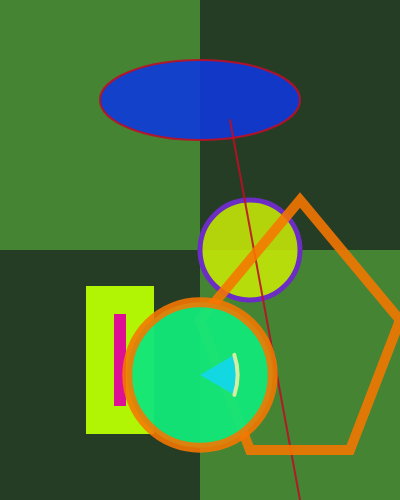
Frame 1 (no input)
Frame 60 (no input): identical to frame 1, image omitted
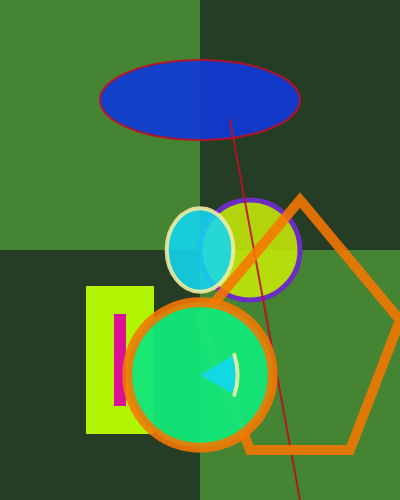
Frame 120 (the mouse pressed at the canvas centre since frame 60)

The p5.js sketch that drew these frames (run headless with seeded random() and noise() and a simulated clock; from frame 60 on, the mouse is pressed at the canvas centre):

// p5.js sketch
// ── sketch.js

let cricleSize = 125; // variable to store circle size

function setup() { // setup function, runs once
  createCanvas(400, 500);
  cricleSize = width/4; // set circle size to a quarter of canvas width

}

function draw() {
  // background(127);
  // background("rgba(0,0,0)"); for a color picker
  background("rgba(38, 61, 37, 1)"); // background color
  
  // creat checker background
  noStroke();
  fill("rgba(73, 143, 54, 0.88)");
  rect(0,0,width/2,height/2);
  
  rect(width/2,height/2,width,height);

  // stroke and fill change the color of drawn shapes
  fill("rgba(199, 233, 7, 0.88)"); // picking color for fill
  strokeWeight(5); // Storke weight by 5
  stroke("rgba(108, 45, 196, 1)"); // picking color for stoke

  // noStroke(); disable stroke
  // noFill(); disable fill

  // circle takes 3 parameters: x, y, diameter
  circle(250,250,cricleSize); 
  
  // setting a new fill for my rectangle
  fill("rgba(245, 10, 166, 0.88)"); // picking color for rectangle
  stroke("rgba(177, 245, 5, 1)"); // picking color for rectangle stroke
  strokeWeight(28); // Storke weight by 28
  // rect takes 4 parameters: x, y, width, height
  rect(100,300,40,120); 
  fill("rgba(14, 56, 223, 0.88)"); // picking color for ellipse
  stroke("rgba(192, 14, 37, 0.88)"); // picking color for ellipse stroke
  strokeWeight(2); // Storke weight by 2
  // ellipse takes 4 parameters: x, y, width, height
  ellipse(200,100,200,80); 
  // line connects two points (x1, y1) and (x2, y2)
  line(230,120,300,500);


  noFill();
  stroke("rgba(246, 119, 1, 0.88)");
  strokeWeight(10);
 
  //beginShape() and endShape() to create a custom shape
  //any vertices in between are connected by lines
  //will be rendered as points in a polygon
  beginShape();
  vertex(300, 200); //left top
  vertex(400, 320); //right top
  vertex(350, 450); //right bottom
  vertex(250, 450); //left bottom
  vertex(200, 320); //left middle
  endShape(CLOSE); //CLOSE connects the last and first vertex

  fill("rgba(18, 230, 120, 0.96)");
  circle(width/2,height*0.75,width/2.75);

  fill("rgba(19, 216, 241, 0.88)");
  stroke("rgba(244, 238, 162, 0.88)");
  strokeWeight(4);
  ellipse(mouseX,mouseY,mouseX/3,mouseY/3)

  // arc are like ellipses, except they have two extra parameters
  arc(width/2, height*0.75,75,100,100,radians(30),radians(330),PIE);

}
